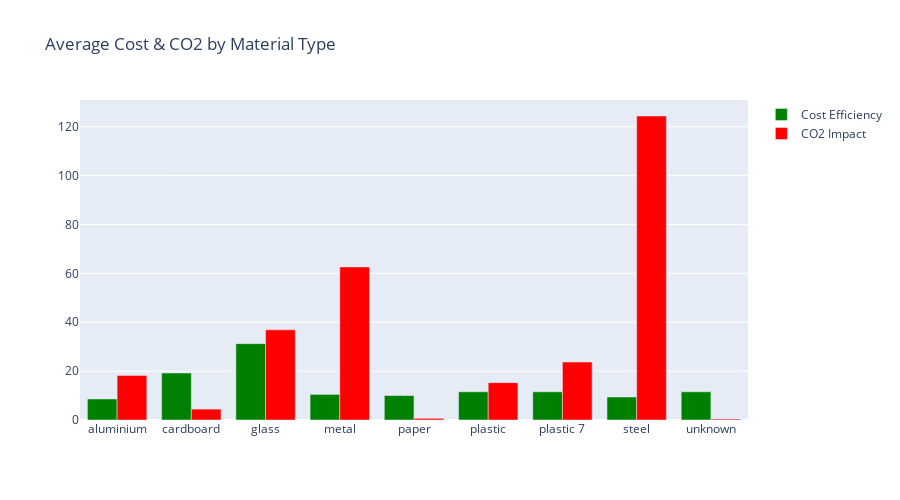

This figure's notebook cell:
### Code cell
print("\n[Chart 3] Material Type Impact on Cost & CO2")
if 'material' in df.columns:
    material_stats = df.groupby('material').agg({
        'Cost_Efficiency_Index': 'mean',
        'CO2_Impact_Index': 'mean'
    }).reset_index()
    
    fig3 = go.Figure()
    fig3.add_trace(go.Bar(x=material_stats['material'], y=material_stats['Cost_Efficiency_Index'],
                         name='Cost Efficiency', marker_color='green'))
    fig3.add_trace(go.Bar(x=material_stats['material'], y=material_stats['CO2_Impact_Index'],
                         name='CO2 Impact', marker_color='red'))
    fig3.update_layout(title='Average Cost & CO2 by Material Type', barmode='group', height=500)
    fig3.show()

### Figure 1 — Plotly figure (JSON) as saved in the notebook; plotly's stock layout.template omitted (floating-point values rounded to 4 significant figures)
{"data": [{"marker": {"color": "green"}, "name": "Cost Efficiency", "type": "bar", "x": ["aluminium", "cardboard", "glass", "metal", "paper", "plastic", "plastic 7", "steel", "unknown"], "y": [8.602, 19.23, 31.25, 10.47, 10, 11.54, 11.54, 9.406, 11.54]}, {"marker": {"color": "red"}, "name": "CO2 Impact", "type": "bar", "x": ["aluminium", "cardboard", "glass", "metal", "paper", "plastic", "plastic 7", "steel", "unknown"], "y": [18.24, 4.457, 36.91, 62.63, 0.6779, 15.29, 23.72, 124.4, 0.39]}], "layout": {"barmode": "group", "height": 500, "title": {"text": "Average Cost & CO2 by Material Type"}}}
